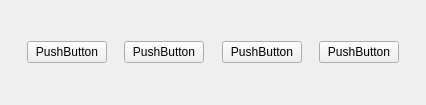
<?xml version="1.0" encoding="UTF-8"?>
<ui version="4.0">
 <class>ButtonGroup</class>
 <widget class="QWidget" name="ButtonGroup">
  <property name="geometry">
   <rect>
    <x>0</x>
    <y>0</y>
    <width>426</width>
    <height>105</height>
   </rect>
  </property>
  <property name="windowTitle">
   <string>Form</string>
  </property>
  <layout class="QHBoxLayout" name="horizontalLayout">
   <property name="spacing">
    <number>0</number>
   </property>
   <property name="leftMargin">
    <number>0</number>
   </property>
   <property name="topMargin">
    <number>0</number>
   </property>
   <property name="rightMargin">
    <number>0</number>
   </property>
   <property name="bottomMargin">
    <number>0</number>
   </property>
   <item>
    <widget class="QStackedWidget" name="stackedWidget">
     <property name="currentIndex">
      <number>3</number>
     </property>
     <widget class="QWidget" name="startPage">
      <layout class="QHBoxLayout" name="horizontalLayout_2">
       <item>
        <spacer name="horizontalSpacer">
         <property name="orientation">
          <enum>Qt::Orientation::Horizontal</enum>
         </property>
         <property name="sizeHint" stdset="0">
          <size>
           <width>163</width>
           <height>20</height>
          </size>
         </property>
        </spacer>
       </item>
       <item>
        <widget class="MyButton" name="start">
         <property name="text">
          <string>PushButton</string>
         </property>
        </widget>
       </item>
       <item>
        <spacer name="horizontalSpacer_2">
         <property name="orientation">
          <enum>Qt::Orientation::Horizontal</enum>
         </property>
         <property name="sizeHint" stdset="0">
          <size>
           <width>162</width>
           <height>20</height>
          </size>
         </property>
        </spacer>
       </item>
      </layout>
     </widget>
     <widget class="QWidget" name="playCardPage">
      <layout class="QHBoxLayout" name="horizontalLayout_3">
       <item>
        <spacer name="horizontalSpacer_3">
         <property name="orientation">
          <enum>Qt::Orientation::Horizontal</enum>
         </property>
         <property name="sizeHint" stdset="0">
          <size>
           <width>163</width>
           <height>20</height>
          </size>
         </property>
        </spacer>
       </item>
       <item>
        <widget class="MyButton" name="playCard">
         <property name="text">
          <string>PushButton</string>
         </property>
        </widget>
       </item>
       <item>
        <spacer name="horizontalSpacer_4">
         <property name="orientation">
          <enum>Qt::Orientation::Horizontal</enum>
         </property>
         <property name="sizeHint" stdset="0">
          <size>
           <width>162</width>
           <height>20</height>
          </size>
         </property>
        </spacer>
       </item>
      </layout>
     </widget>
     <widget class="QWidget" name="PassOrPlayPage">
      <layout class="QHBoxLayout" name="horizontalLayout_4">
       <item>
        <spacer name="horizontalSpacer_5">
         <property name="orientation">
          <enum>Qt::Orientation::Horizontal</enum>
         </property>
         <property name="sizeHint" stdset="0">
          <size>
           <width>105</width>
           <height>20</height>
          </size>
         </property>
        </spacer>
       </item>
       <item>
        <widget class="MyButton" name="pass">
         <property name="text">
          <string>PushButton</string>
         </property>
        </widget>
       </item>
       <item>
        <spacer name="horizontalSpacer_6">
         <property name="orientation">
          <enum>Qt::Orientation::Horizontal</enum>
         </property>
         <property name="sizeType">
          <enum>QSizePolicy::Policy::Fixed</enum>
         </property>
         <property name="sizeHint" stdset="0">
          <size>
           <width>30</width>
           <height>20</height>
          </size>
         </property>
        </spacer>
       </item>
       <item>
        <widget class="MyButton" name="playCard1">
         <property name="text">
          <string>PushButton</string>
         </property>
        </widget>
       </item>
       <item>
        <spacer name="horizontalSpacer_7">
         <property name="orientation">
          <enum>Qt::Orientation::Horizontal</enum>
         </property>
         <property name="sizeHint" stdset="0">
          <size>
           <width>104</width>
           <height>20</height>
          </size>
         </property>
        </spacer>
       </item>
      </layout>
     </widget>
     <widget class="QWidget" name="callLordPage">
      <layout class="QHBoxLayout" name="horizontalLayout_5">
       <item>
        <spacer name="horizontalSpacer_8">
         <property name="orientation">
          <enum>Qt::Orientation::Horizontal</enum>
         </property>
         <property name="sizeHint" stdset="0">
          <size>
           <width>27</width>
           <height>20</height>
          </size>
         </property>
        </spacer>
       </item>
       <item>
        <widget class="MyButton" name="giveup">
         <property name="text">
          <string>PushButton</string>
         </property>
        </widget>
       </item>
       <item>
        <spacer name="horizontalSpacer_10">
         <property name="orientation">
          <enum>Qt::Orientation::Horizontal</enum>
         </property>
         <property name="sizeHint" stdset="0">
          <size>
           <width>20</width>
           <height>20</height>
          </size>
         </property>
        </spacer>
       </item>
       <item>
        <widget class="MyButton" name="oneScore">
         <property name="text">
          <string>PushButton</string>
         </property>
        </widget>
       </item>
       <item>
        <spacer name="horizontalSpacer_11">
         <property name="orientation">
          <enum>Qt::Orientation::Horizontal</enum>
         </property>
         <property name="sizeHint" stdset="0">
          <size>
           <width>20</width>
           <height>20</height>
          </size>
         </property>
        </spacer>
       </item>
       <item>
        <widget class="MyButton" name="twoScore">
         <property name="text">
          <string>PushButton</string>
         </property>
        </widget>
       </item>
       <item>
        <spacer name="horizontalSpacer_12">
         <property name="orientation">
          <enum>Qt::Orientation::Horizontal</enum>
         </property>
         <property name="sizeHint" stdset="0">
          <size>
           <width>20</width>
           <height>20</height>
          </size>
         </property>
        </spacer>
       </item>
       <item>
        <widget class="MyButton" name="threeScore">
         <property name="text">
          <string>PushButton</string>
         </property>
        </widget>
       </item>
       <item>
        <spacer name="horizontalSpacer_9">
         <property name="orientation">
          <enum>Qt::Orientation::Horizontal</enum>
         </property>
         <property name="sizeHint" stdset="0">
          <size>
           <width>27</width>
           <height>20</height>
          </size>
         </property>
        </spacer>
       </item>
      </layout>
     </widget>
     <widget class="QWidget" name="nullPage"/>
    </widget>
   </item>
  </layout>
 </widget>
 <customwidgets>
  <customwidget>
   <class>MyButton</class>
   <extends>QPushButton</extends>
   <header>mybutton.h</header>
  </customwidget>
 </customwidgets>
 <resources/>
 <connections/>
</ui>
